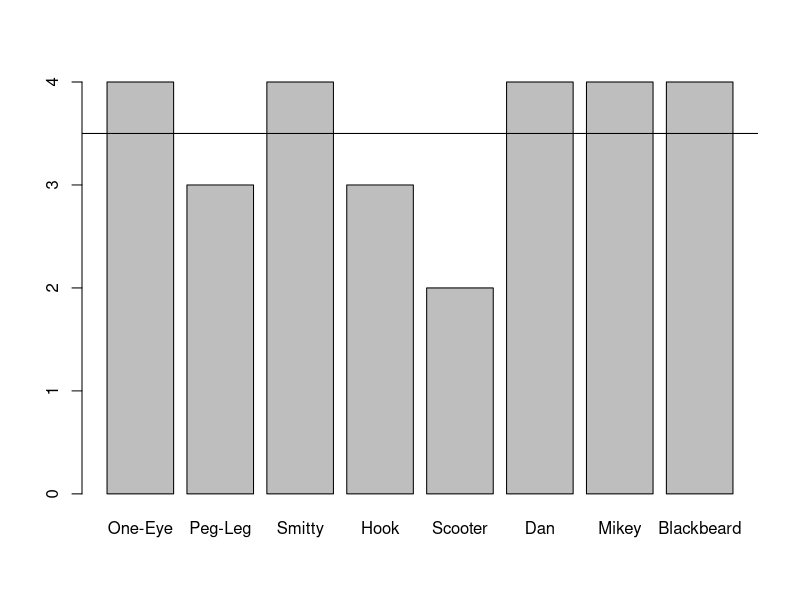
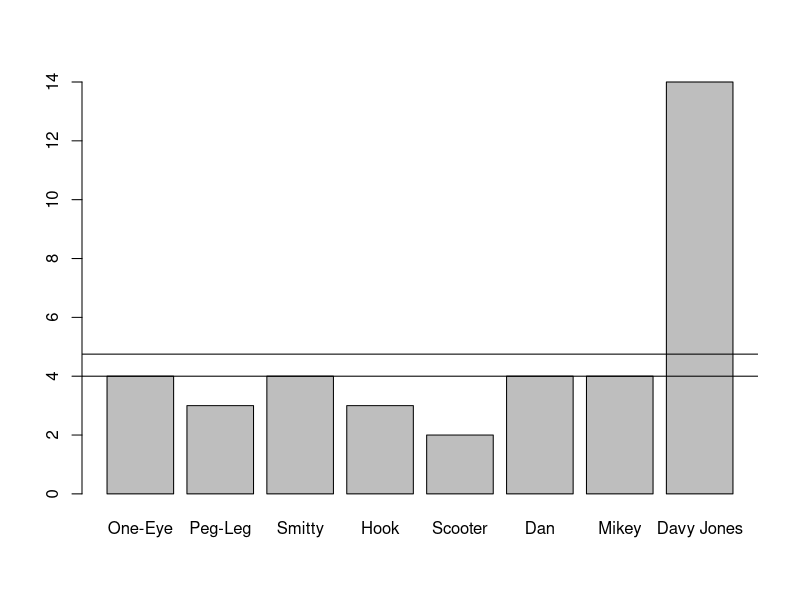
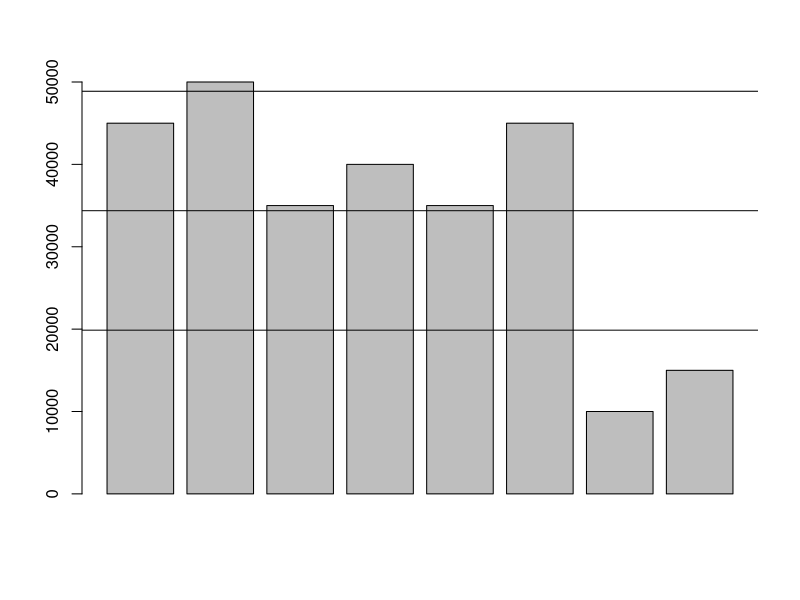

The R script that drew these images, in order:
#Summary statistics
limbs <- c(4, 3, 4, 3, 2, 4, 4, 4)
names(limbs) <- c('One-Eye', 'Peg-Leg', 'Smitty', 'Hook', 'Scooter', 'Dan', 'Mikey', 'Blackbeard')

#среднее
mean(limbs)

barplot(limbs)

#draw h line
abline(h = mean(limbs))

############## median
limbs <- c(4, 3, 4, 3, 2, 4, 4, 14)
names(limbs) <- c('One-Eye', 'Peg-Leg', 'Smitty', 'Hook', 'Scooter', 'Dan', 'Mikey', 'Davy Jones')

mean(limbs)
median(limbs)

barplot(limbs)

abline(h = mean(limbs))

abline(h = median(limbs))


#различае есть 19 человек у которых по 5 долларов и 1 с миллиардом:
#медиана - это 50 персентилей, т.е. 
#Медиа́на (50-й перцентиль, квантиль 0,5) — возможное значение признака,
#которое делит ранжированную совокупность (вариационный ряд выборки) 
#на две равные части: 50 % «нижних» единиц ряда данных будут иметь 
#значение признака не больше, чем медиана, 
#а «верхние» 50 % — значения признака не меньше, чем медиана.

mean(c(5,5,5,5,5,5,5,5,5,5,5,5,5,5,5,5,5,5,5,1000000000))
median(c(5,5,5,5,5,5,5,5,5,5,5,5,5,5,5,5,5,5,5,1000000000))

#######################################

#стандартное отклонение
pounds <- c(45000, 50000, 35000, 40000, 35000, 45000, 10000, 15000)
barplot(pounds)
meanValue <- mean(pounds)
abline(h = meanValue)
deviation <- sd(pounds)

abline(h = meanValue + deviation)
abline(h = meanValue - deviation)
#####

